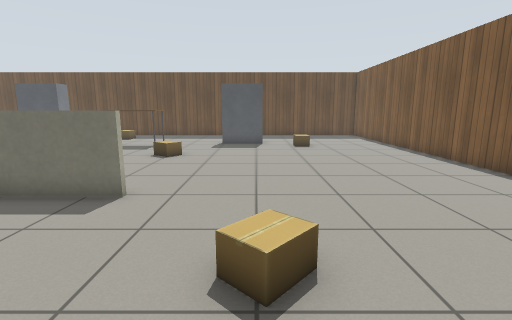
view 1 (above)

18 first-person views from a walk through a robot-simulator world made for Gazebo. The camera is 1 m above the floor, tilts 10° down and sees 85° across. The floor is counted in squares, 0.5 m on a side. Each view is taken from the middle of a square. On the plan, view 1 faces up. The plan holds only what a view shows up to about 17 squares ahead; the rest is blank. Simple patterns stand in for the simulator's built-in surfaces. Simple shapes stand in for some stock models. Some surface patterns are stand-ins.

view 2
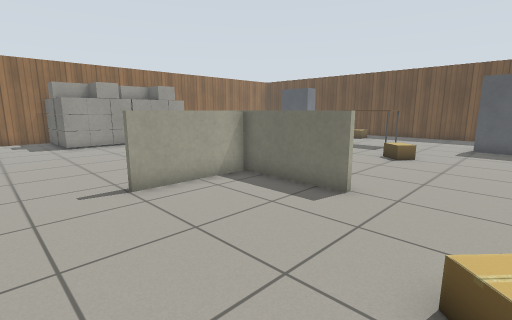

view 3
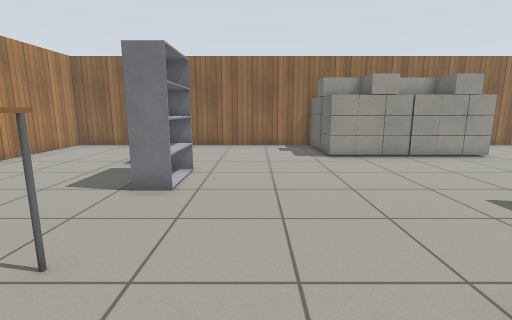

view 4
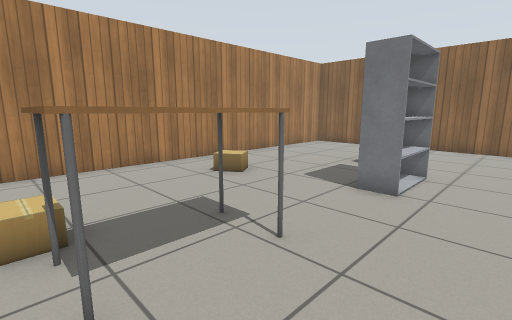

view 5
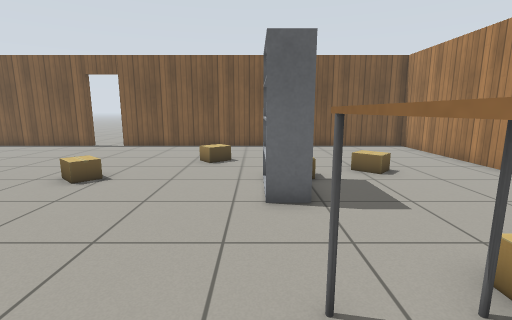

view 6
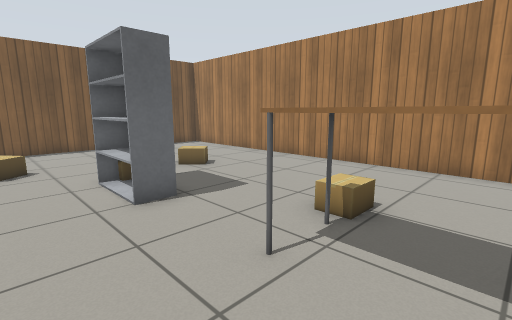

view 7
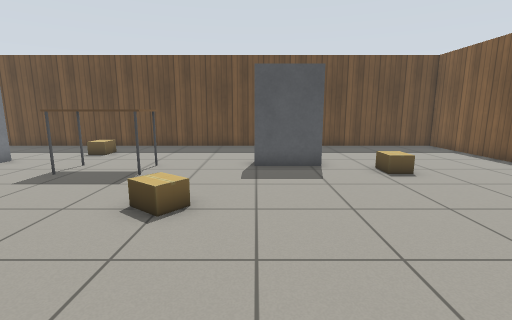

view 8
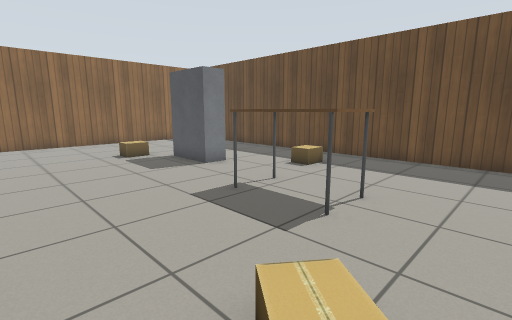

view 9
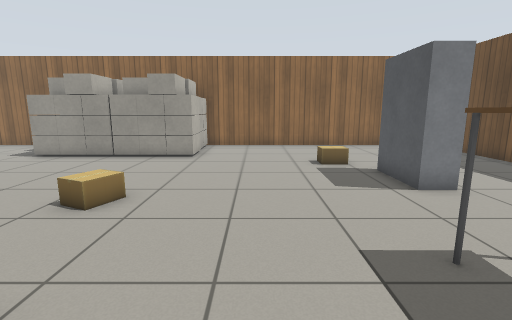

view 10
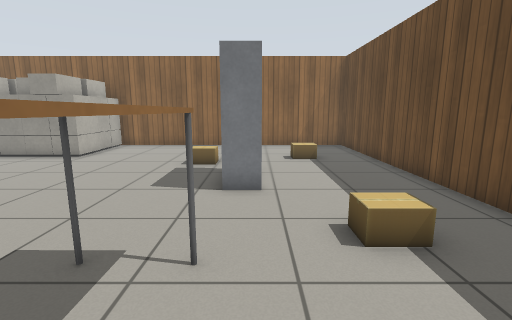

view 11
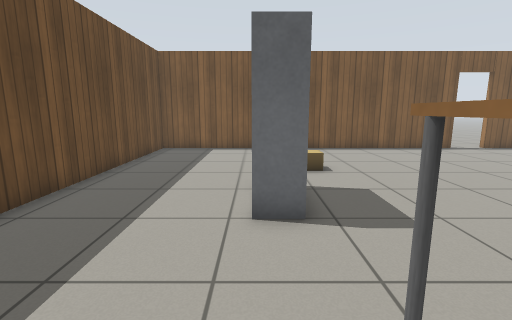

view 12
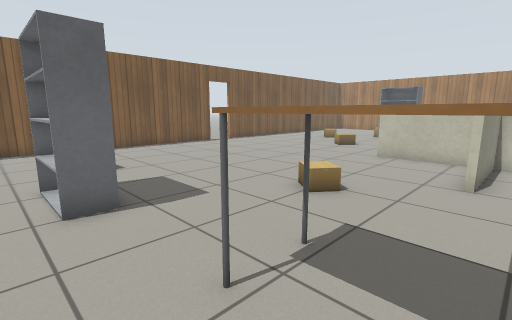

view 13
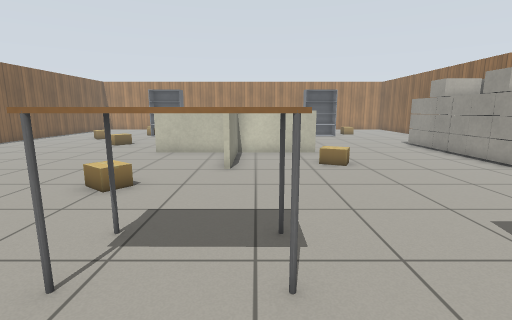

view 14
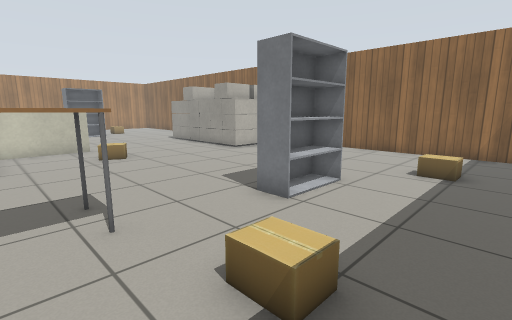

view 15
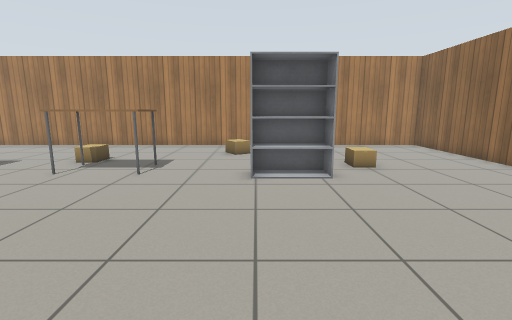

view 16
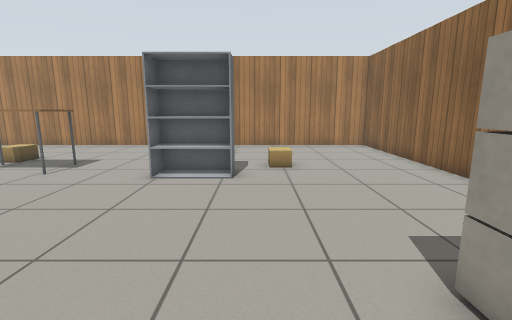

view 17
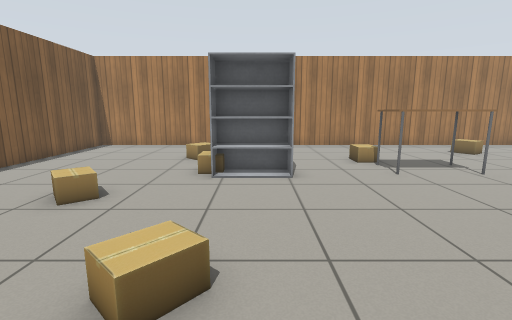

view 18
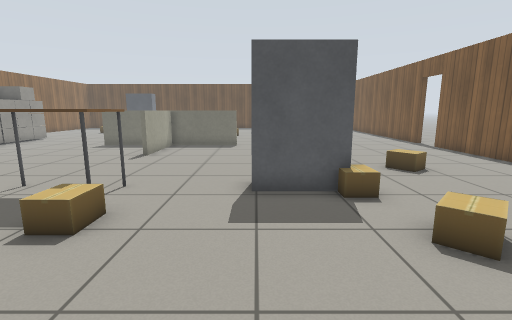

### Floor plan
Points are (right, up) in squares from view 1. A wall is a line through its corners. A room is listed if a view was taken in it or the views show most of it. See-through windows are left out.
Room 1 (views 1, 2, 3, 4, 5, 6, 7, 8, 9, 10, 11, 12, 13, 14, 15, 16, 17, 18)
walls: (8, 7.4) (8, 23) (-21.4, 23) (-21.4, 10.8); (-21.4, 2.2) (-21.4, -10.4) (8, -10.4) (8, 5.7)
low walls: (-6.5, 6.5) (-3.1, 6.5); (-6.9, 6.5) (-6.9, 2.5); (-8.6, 6.3) (-10.9, 6.3); (-3, 6.3) (-7.1, 6.3); (-11, 6.5) (-7.1, 6.5) (-7.1, 10.5)
ways out: open door at (8, 6.5)
objects: other object (-21, 3) to (-17, 6); other object (-21, 7) to (-17, 10); cardboard box (-17, 20); cardboard box (-16, -5) to (-16, -4); cardboard box (-16, 16); shelf (-14, -3) to (-12, -2); shelf (-14, 17) to (-12, 18); cardboard box (-11, -8) to (-11, -7); cardboard box (-11, 9) to (-11, 10); cardboard box (-9, 20); table (-8, -4) to (-6, -3); table (-8, 16) to (-6, 17); cardboard box (-6, -5) to (-5, -5); cardboard box (-4, 12) to (-4, 13); shelf (-2, -3) to (0, -2); shelf (-2, 17) to (0, 18); cardboard box (0, -3) to (1, -3); cardboard box (0, 3) to (1, 4); cardboard box (1, -6) to (2, -6); cardboard box (2, 16) to (3, 16); cardboard box (3, -1) to (4, 0)

Where each view was taken, in squares from view 1:
view 1: 0 up, 0 right, facing up
view 2: 0 up, 0 right, facing up-left
view 3: 0 up, 5 left, facing left
view 4: 0 up, 5 left, facing down-left
view 5: 2 down, 8 left, facing right
view 6: 0 up, 8 left, facing down-right
view 7: 7 up, 2 left, facing up
view 8: 11 up, 3 left, facing up-left
view 9: 13 up, 5 left, facing left
view 10: 18 up, 5 left, facing left
view 11: 18 up, 7 left, facing right
view 12: 19 up, 8 left, facing down-right
view 13: 20 up, 8 left, facing down
view 14: 22 up, 7 left, facing down-left
view 15: 6 up, 12 left, facing down
view 16: 6 up, 15 left, facing down
view 17: 6 up, 1 left, facing down
view 18: 10 down, 2 left, facing up
